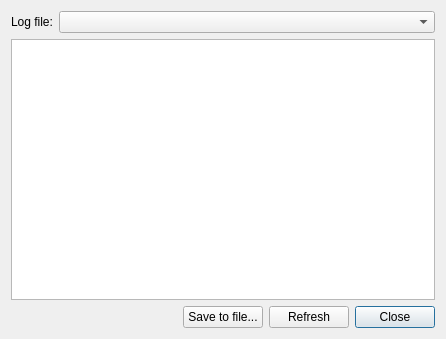
<?xml version="1.0" encoding="UTF-8"?>
<ui version="4.0">
 <class>LogViewer</class>
 <widget class="QDialog" name="LogViewer">
  <property name="geometry">
   <rect>
    <x>0</x>
    <y>0</y>
    <width>446</width>
    <height>339</height>
   </rect>
  </property>
  <property name="windowTitle">
   <string>Log Viewer</string>
  </property>
  <property name="windowIcon">
   <iconset theme="view-list-text"/>
  </property>
  <layout class="QVBoxLayout" name="verticalLayout">
   <item>
    <layout class="QHBoxLayout" name="topBox">
     <item>
      <widget class="QLabel" name="label">
       <property name="sizePolicy">
        <sizepolicy hsizetype="Preferred" vsizetype="Preferred">
         <horstretch>0</horstretch>
         <verstretch>0</verstretch>
        </sizepolicy>
       </property>
       <property name="text">
        <string>Log file:</string>
       </property>
      </widget>
     </item>
     <item>
      <widget class="QComboBox" name="logSelect">
       <property name="sizePolicy">
        <sizepolicy hsizetype="Preferred" vsizetype="Fixed">
         <horstretch>1</horstretch>
         <verstretch>0</verstretch>
        </sizepolicy>
       </property>
      </widget>
     </item>
    </layout>
   </item>
   <item>
    <widget class="QTextEdit" name="logView">
     <property name="tabStopWidth">
      <number>40</number>
     </property>
    </widget>
   </item>
   <item>
    <layout class="QHBoxLayout" name="buttonBox">
     <item>
      <spacer name="horizontalSpacer">
       <property name="orientation">
        <enum>Qt::Horizontal</enum>
       </property>
       <property name="sizeHint" stdset="0">
        <size>
         <width>40</width>
         <height>20</height>
        </size>
       </property>
      </spacer>
     </item>
     <item>
      <widget class="QPushButton" name="saveButton">
       <property name="text">
        <string>Save to file...</string>
       </property>
       <property name="icon">
        <iconset theme="document-save"/>
       </property>
      </widget>
     </item>
     <item>
      <widget class="QPushButton" name="refreshButton">
       <property name="text">
        <string>Refresh</string>
       </property>
       <property name="icon">
        <iconset theme="view-refresh"/>
       </property>
      </widget>
     </item>
     <item>
      <widget class="QPushButton" name="closeButton">
       <property name="text">
        <string>Close</string>
       </property>
       <property name="icon">
        <iconset theme="dialog-close"/>
       </property>
       <property name="default">
        <bool>true</bool>
       </property>
      </widget>
     </item>
    </layout>
   </item>
  </layout>
 </widget>
 <resources/>
 <connections/>
</ui>
